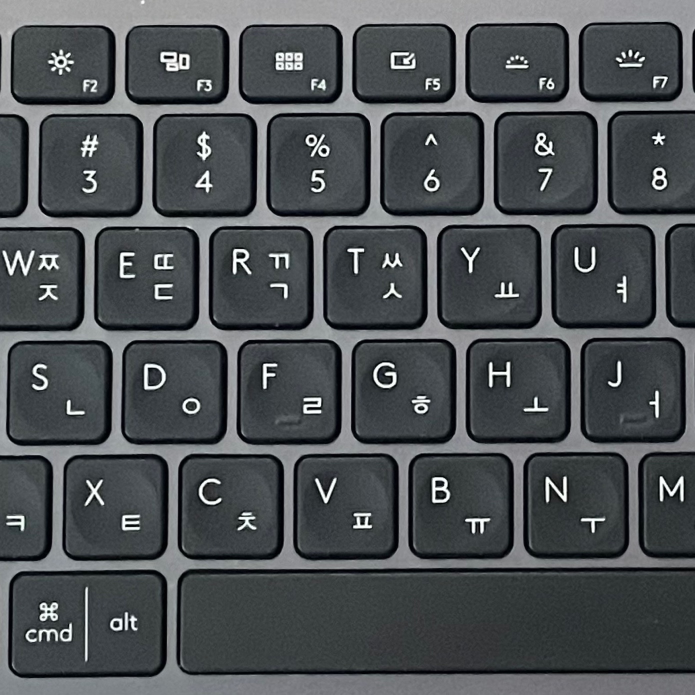
#> input picture Labeling_Python/source/test.jpeg, 1390 x 1390 px (shown at 1/2 size)
$ python main.py
#> lines starting #> are read from the running program, lines starting #| are printed output that depends on the picture; after the words box and inside, x2 and y2 are one past the last pixel; in counts of white or black regions, pixels touching at a corner belong together
import cv2 as cv
import random


def setRandColor(min=0, max=255):

    while True:
        r = random.randrange(0, max)
        g = random.randrange(0, max)
        b = random.randrange(0, max)
        if not(r < min and g < min and b < min):
            return r, g, b


source = "source/test.jpeg"
origin = cv.imread(source, cv.IMREAD_COLOR)
#> origin is the input picture: shape (1390, 1390, 3); mean B, G, R 84.1, 81.2, 77
origin = cv.resize(origin, (720, 720))
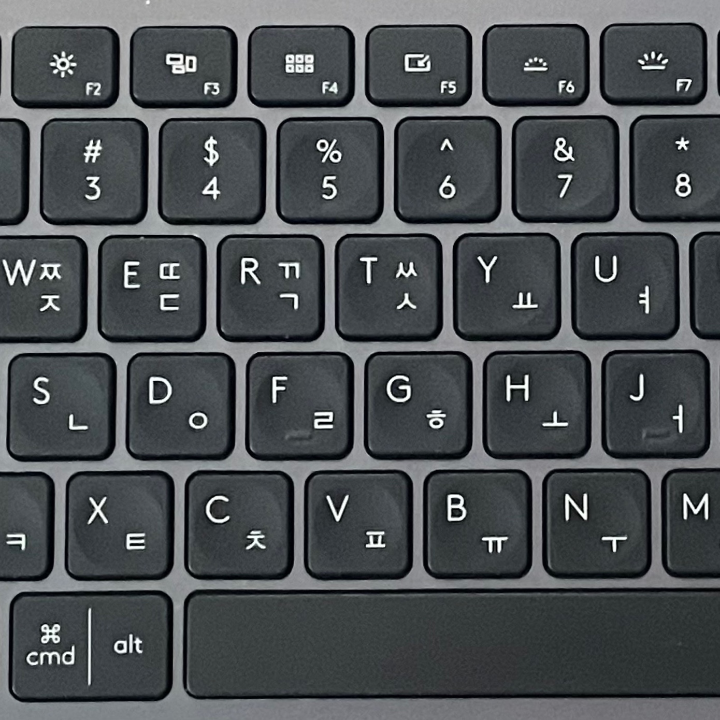
#> origin: shape (720, 720, 3); mean B, G, R 84, 81.1, 76.9
#cv.imshow("origin", origin)
img = cv.cvtColor(origin, cv.COLOR_BGR2GRAY)
img = cv.GaussianBlur(img, (9, 9), 0)
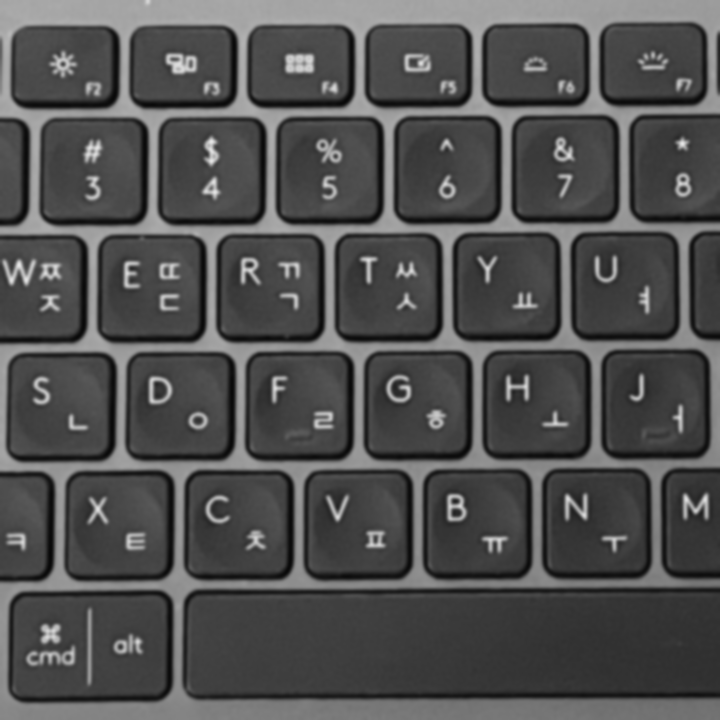
#> img: shape (720, 720); min 7, max 229, mean 80.2

ret, binar = cv.threshold(img, 0, 255, cv.THRESH_OTSU)
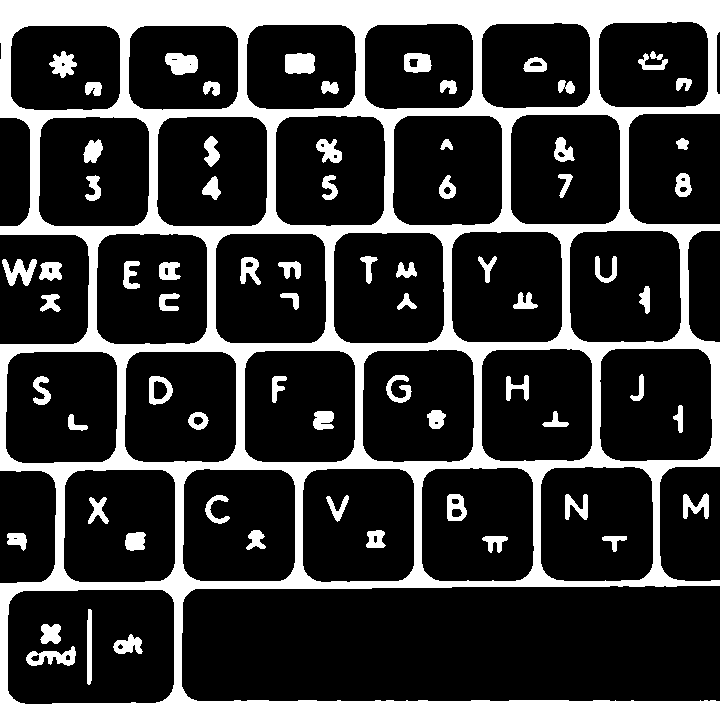
#> binar: shape (720, 720); 22.9% white; 70 white regions, largest, box (x1, y1, x2, y2) and area: (0, 0, 720, 720) 99769, (285, 53, 315, 74) 579, (165, 53, 198, 75) 569
#> ret = 102
#cv.imshow("binar", binar)
cnt, labels, stats, centroid = cv.connectedComponentsWithStats(binar)
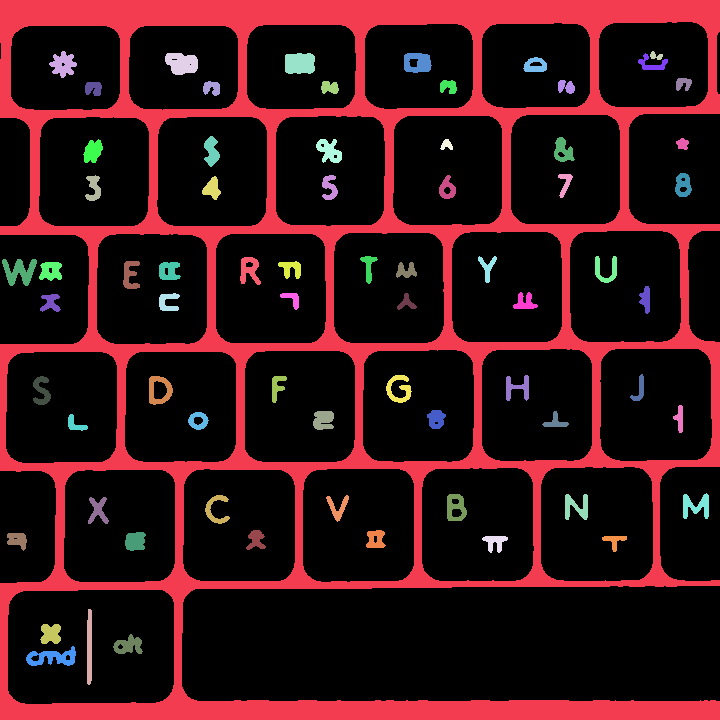
#> labels: shape (720, 720) int32; 71 distinct labels, from 0 to 70; one colour per label, 0 black
#> cnt = 71; stats = 71 rows, first 6: [0, 22, 720, 682, 399925], [0, 0, 720, 720, 99769], [49, 51, 28, 27, 435], [650, 51, 13, 9, 67], [165, 53, 33, 22, 569], [285, 53, 30, 21, 579]; centroid = 71 pairs, first value 17.02 to 695.6, second value 55.58 to 657
count = 0
for i in range(0, cnt):
    (x, y, w, h, area) = stats[i]
    if area < 70:
        continue
    if area > 1000:
        continue
    if w > 700:
        continue
    if h > 700:
        continue

    cv.rectangle(origin, (x, y, w, h), (0, 255, 255))
    count += 1
    string = str(count)
    cv.putText(origin, string, (x, y), cv.FONT_HERSHEY_PLAIN, 1.2, setRandColor(128, 255))
#> this loop made 71 passes
#> (x, y, w, h, area) on passes 1 to 12: (0, 22, 720, 682, 399925), (0, 0, 720, 720, 99769), (49, 51, 28, 27, 435), (650, 51, 13, 9, 67), (165, 53, 33, 22, 569), (285, 53, 30, 21, 579), (404, 53, 28, 20, 434), (638, 53, 30, 17, 211), (523, 57, 24, 15, 247), (676, 78, 16, 13, 149), (203, 81, 17, 15, 184), (321, 81, 18, 13, 180)
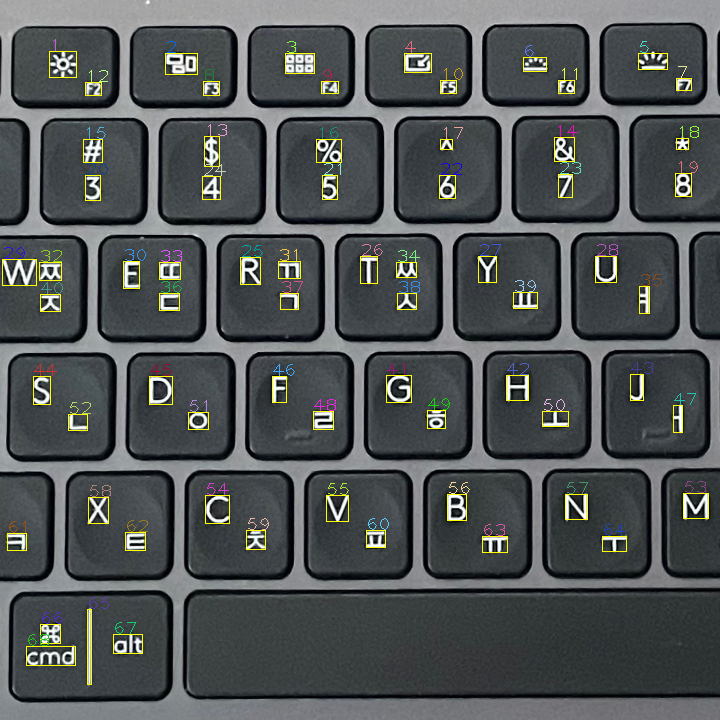
#> origin: shape (720, 720, 3); 1.73% of pixels changed, all inside (x1, y1, x2, y2) = (2, 39, 709, 685)
#> after the loop, count = 68

cv.imshow("Labeling", origin)
cv.waitKey(0)
cv.destroyAllWindows()
